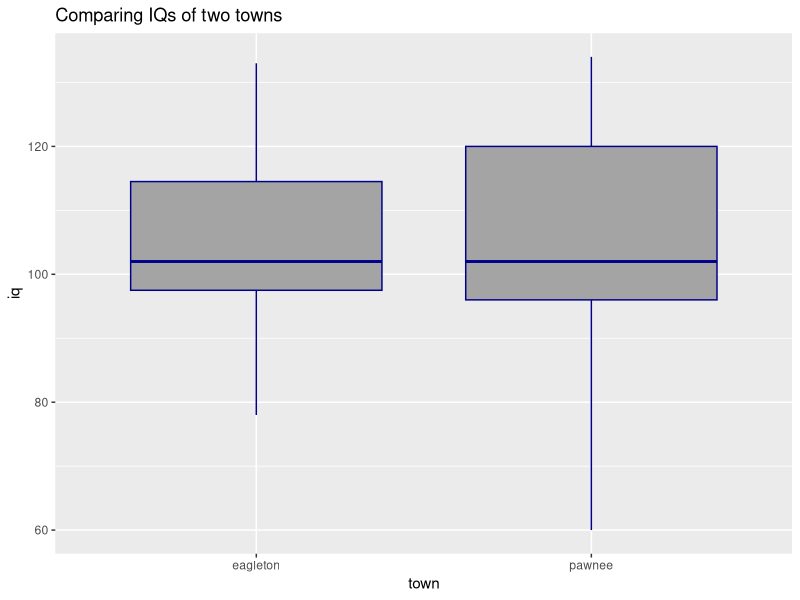
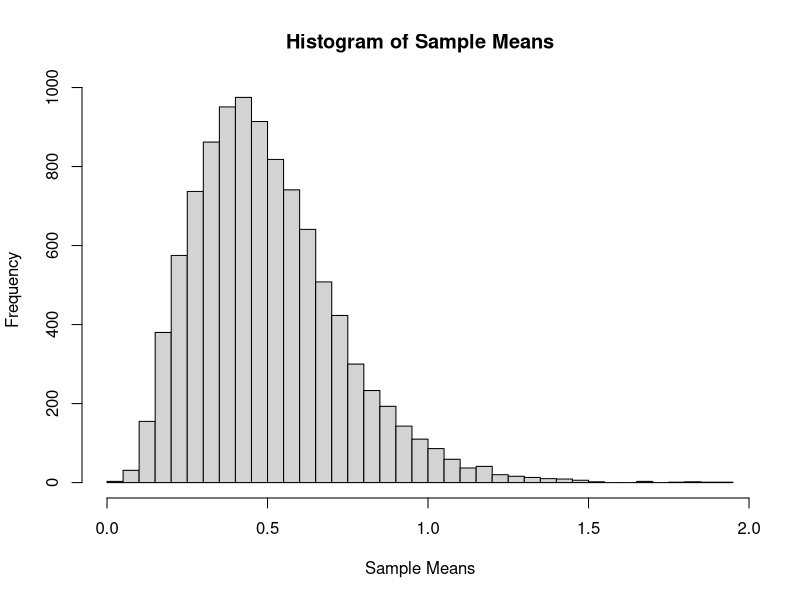
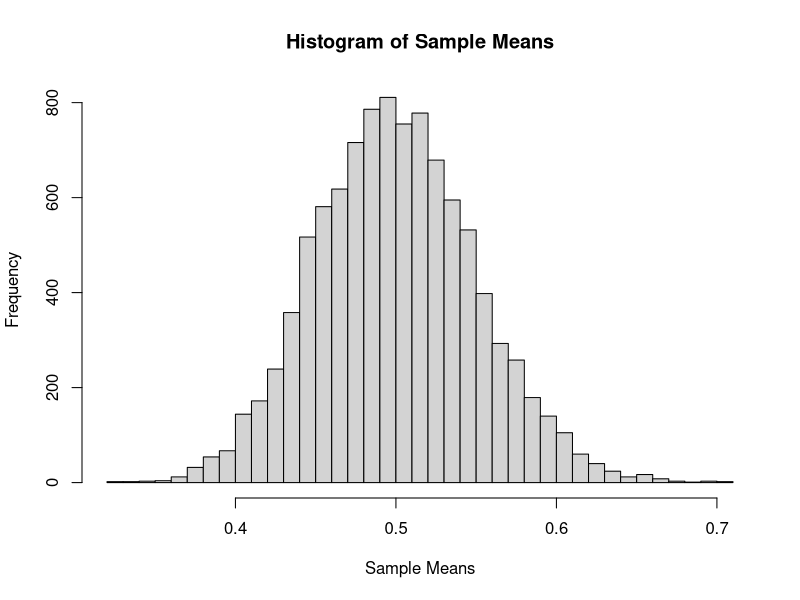
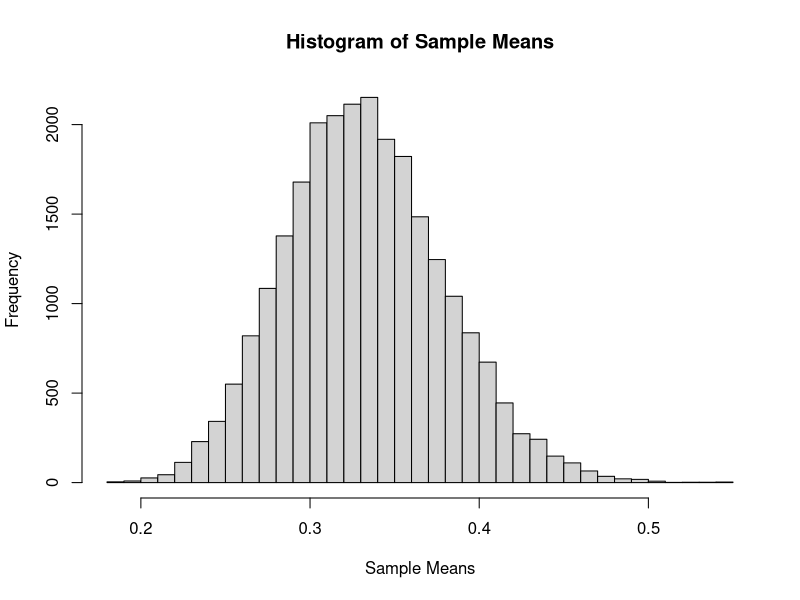
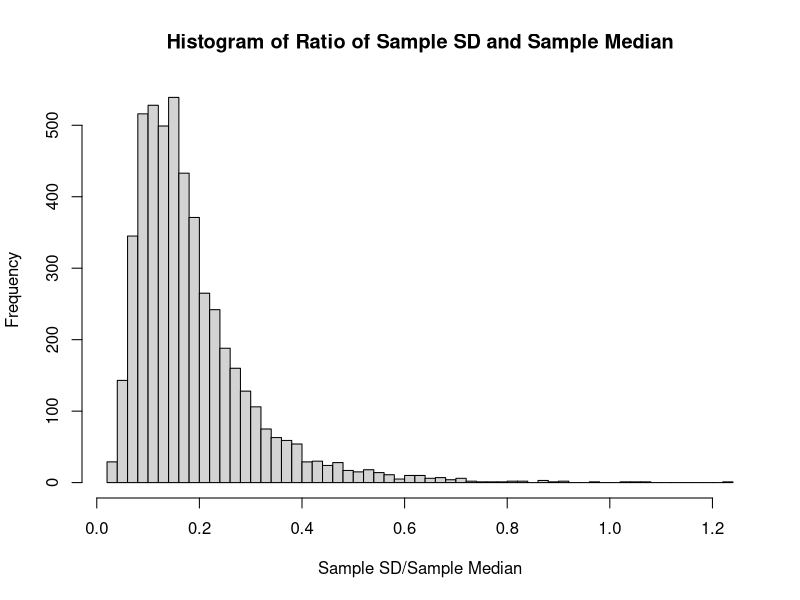
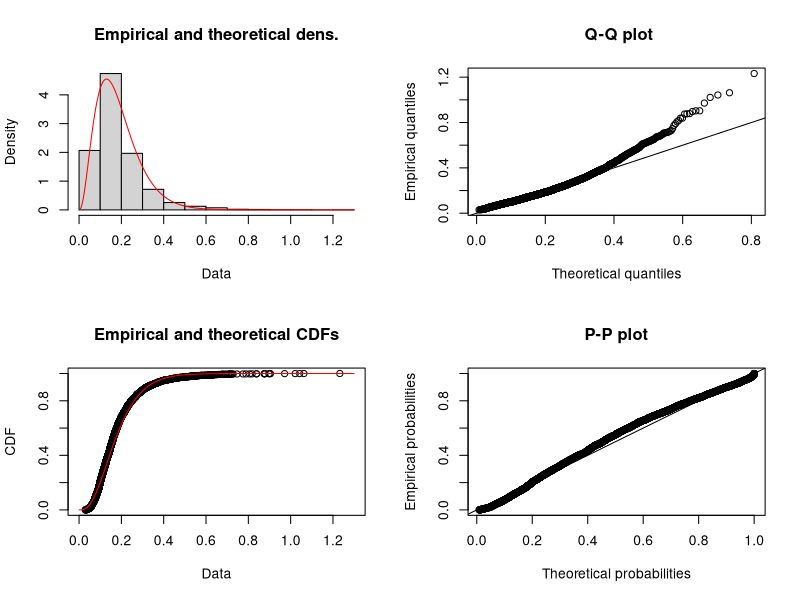

Write the R code that produced these figures, in order.
## ---- chunk 1
knitr::opts_chunk$set(echo = TRUE)
## ---- chunk 2
a = 1:10
b = 10:1
c = rep(1, times = 10)
d = 2 ^ (1:10)
## ---- chunk 3
sum_of_squares = function(x){
  ssq = as.numeric(crossprod(x))
}
## ---- chunk 4
print(sum_of_squares(x = a))

print(sum_of_squares(x = c(c, d)))
## ---- chunk 5
sum_of_power = function(x,p=2){
  sp = sum(x^p)
}
## ---- chunk 6
print(sum_of_power(x = a))

print(sum_of_power(x = a, p = 3))

print(sum_of_power(x = a, p = a))

print(sum_of_power(x = a, p = c(1, 2)))
## ---- chunk 7
rms_diff = function(x,y){
  rms = sum((x-y)^2)
}
## ---- chunk 8
print(rms_diff(x = a, y = b))

print(rms_diff(x = d, y = c))

print(rms_diff(x = d, y = 1))

print(rms_diff(x = a, y = 0) ^ 2 * length(a))
## ---- chunk 9
intelligence <- read.csv("intelligence.csv")
## ---- chunk 10

library(ggplot2)

ggplot(intelligence, aes(x=town, y=iq)) + geom_boxplot(fill='#A4A4A4', color="darkblue") + ggtitle("Comparing IQs of two towns") 


## ---- chunk 11
pawnee = intelligence[intelligence$town=="pawnee",1]
eagleton = intelligence[intelligence$town=="eagleton",1]
res = t.test(pawnee, eagleton, alternative = c("greater"), var.equal = TRUE)
res$p.value
## ---- chunk 12

res2 = t.test(pawnee, eagleton, alternative = c("two.sided"), var.equal = TRUE)
res2$p.value
## ---- chunk 13
do_t_test = function(x,mu=0){
  x_bar = mean(x)
  s = sd(x) 
  mu_0 = mu
  n= length(x)
  t = (x_bar - mu_0) / (s / sqrt(n))
  pval = 2*pt(t,df=n-1)
  c(t, pval)
}

## ---- chunk 14
make_decision = function(pval,alpha){
  ifelse(pval>=alpha,"Fail to Reject","Reject")
}

## ---- chunk 15
set.seed(42)
y = rnorm(25, 1.4, 1)
pval = do_t_test(y, mu = 2)[2]
pval
make_decision(pval, alpha = 0.10)
## ---- chunk 16
birthday = 18760613
set.seed(birthday)
## ---- chunk 17

x = data.frame(rep(0,10000))
x_bars = apply(x, 1, function(x) mean(rexp(5,2)))


x_bar_hist = hist(x_bars, breaks = 50, 
                  main = "Histogram of Sample Means",
                  xlab = "Sample Means")

## ---- chunk 18

x = data.frame(rep(0,10000))
x_bars = apply(x, 1, function(x) mean(rexp(100,2)))


x_bar_hist = hist(x_bars, breaks = 50, 
                  main = "Histogram of Sample Means",
                  xlab = "Sample Means")

## ---- chunk 19
sim_xbars_exp = function(no_of_iter, sample_size, rate_param){
  x = data.frame(rep(0,no_of_iter))
  apply(x, 1, function(x) mean(rexp(sample_size,rate_param)))
}


x_bar_hist = hist(sim_xbars_exp(25000,50,3), breaks = 50, 
                  main = "Histogram of Sample Means",
                  xlab = "Sample Means")

## ---- chunk 20
birthday = 18760613
set.seed(birthday)

x = data.frame(rep(0,5000))
x_bars = apply(x, 1, function(x) sd(rexp(10,2)))
y_bars = apply(x, 1, function(x) median(rpois(5,3)))
z_bars = x_bars/y_bars
z_bar_hist = hist(z_bars, breaks = 50, 
                  main = "Histogram of Ratio of Sample SD and Sample Median",
                  xlab = "Sample SD/Sample Median")


## ---- chunk 21
library("fitdistrplus")
## Remove Inf from z_bars
z_bars_1 = z_bars[z_bars!=Inf]
fit.gamma = fitdist(z_bars_1, "gamma")
fit.gamma
plot(fit.gamma)
gofstat(fit.gamma)
